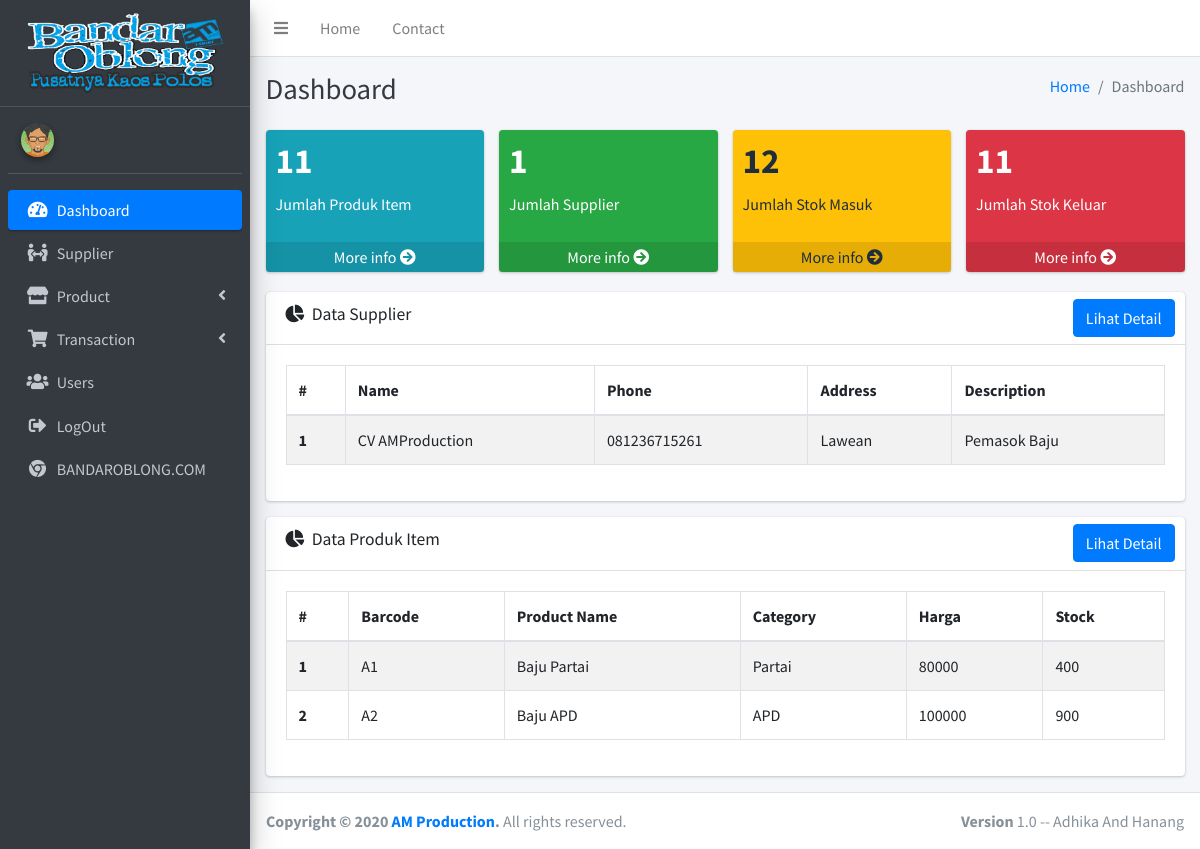
/index.php/dashboard, run on an earlier commit of the app's database.
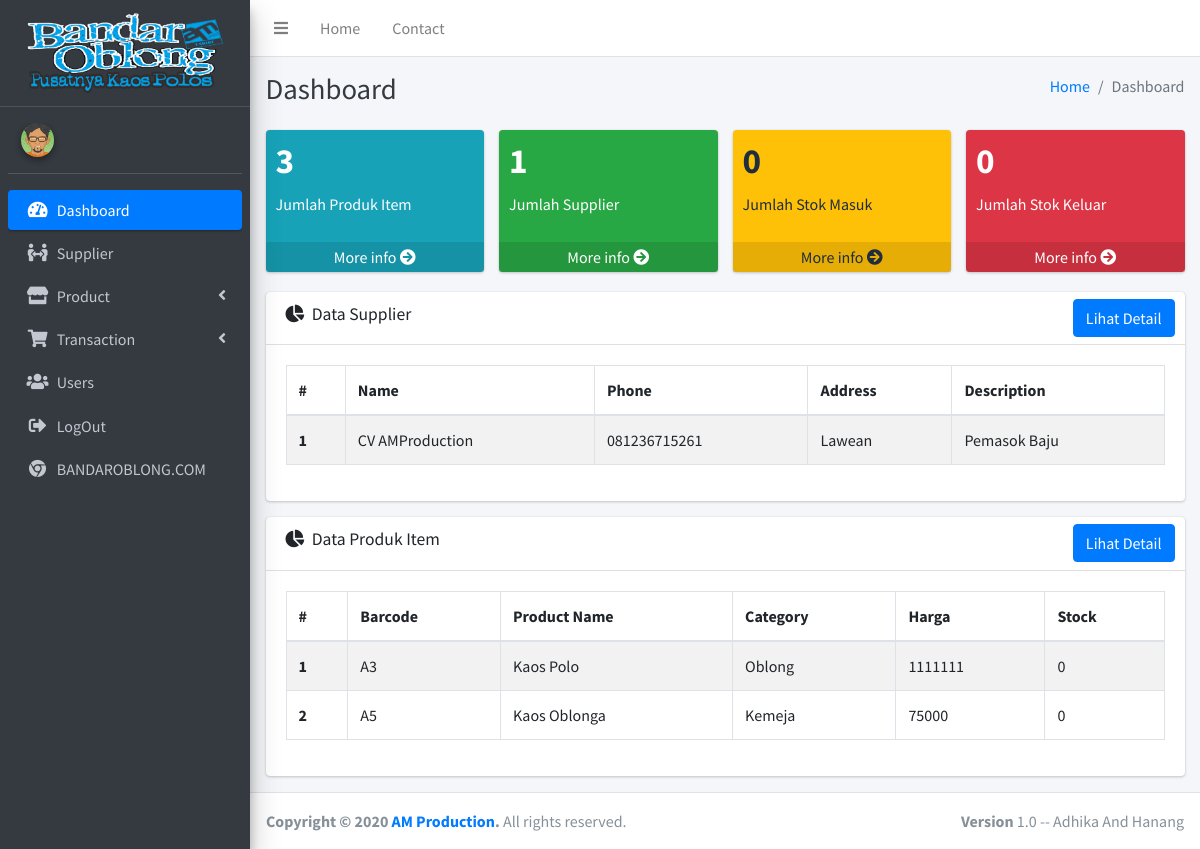
And on a later commit of the database.
### tables this page shows
CREATE TABLE IF NOT EXISTS `supplier` (
  `id_supplier` int(11) NOT NULL AUTO_INCREMENT,
  `name` varchar(128) NOT NULL,
  `phone` varchar(14) NOT NULL,
  `address` varchar(128) NOT NULL,
  `description` varchar(128) NOT NULL,
  `created` datetime NOT NULL DEFAULT CURRENT_TIMESTAMP,
  `updated` datetime DEFAULT NULL,
  PRIMARY KEY (`id_supplier`)
);

CREATE TABLE IF NOT EXISTS `p_item` (
  `id_item` int(11) NOT NULL AUTO_INCREMENT,
  `barcode` varchar(128) DEFAULT NULL,
  `name` varchar(128) DEFAULT NULL,
  `category` int(11) DEFAULT NULL,
  `color` int(11) DEFAULT NULL,
  `bahan` int(11) DEFAULT NULL,
  `size` varchar(10),
  `price` int(11),
  `stock` int(11) DEFAULT '0',
  `created` datetime DEFAULT CURRENT_TIMESTAMP,
  `updated` datetime DEFAULT NULL,
  PRIMARY KEY (`id_item`),
  UNIQUE KEY `barcode` (`barcode`),
  KEY `category` (`category`),
  KEY `color` (`color`),
  KEY `bahan` (`bahan`),
  CONSTRAINT `FK_p_item_p_bahan` FOREIGN KEY (`bahan`) REFERENCES `p_bahan` (`id_bahan`),
  CONSTRAINT `FK_p_item_p_color` FOREIGN KEY (`color`) REFERENCES `p_color` (`id_color`),
  CONSTRAINT `p_item_ibfk_1` FOREIGN KEY (`category`) REFERENCES `p_category` (`id_category`)
);

CREATE TABLE IF NOT EXISTS `p_category` (
  `id_category` int(11) NOT NULL AUTO_INCREMENT,
  `name` varchar(128) NOT NULL,
  `created` datetime NOT NULL DEFAULT CURRENT_TIMESTAMP,
  `updated` datetime DEFAULT NULL,
  PRIMARY KEY (`id_category`)
);

### application/libraries/Template.php (called while the page is built)
<?php
class Template
{
    var $template_data = array();
    function set($name, $value)
    {
        $this->template_data[$name] = $value;
    }
    function load($template = '', $view = '', $view_data = array(), $return = false)
    {
        $this->CI = &get_instance();
        $this->set('contents', $this->CI->load->view($view, $view_data, true));
        return $this->CI->load->view($template, $this->template_data, $return);
    }
}

### application/controllers/Dashboard.php (called while the page is built, shortened)
<?php
class Dashboard extends CI_Controller
{
    public function index()
    {
        $data['jmlItem'] = $this->item_m->jmlData();
        $data['jmlSupplier'] = $this->supplier_m->jmlData();
        $data['jmlStokIn'] = $this->stock_m->jmlDataIN();
        $data['jmlStokOut'] = $this->stock_m->jmlDataOUT();
        $data['rowSup'] = $this->supplier_m->getDashboard();
        $data['rowItem'] = $this->item_m->getDashboard();
        $this->template->load('templates/index', 'dashboard/index', $data);
    }
}

### index.php (called while the page is built, shortened)
<?php
require_once BASEPATH.'core/CodeIgniter.php';

### application/models/supplier_m.php (called while the page is built, shortened)
<?php
class supplier_m extends CI_Model
{
    public function getDashboard($id = null)
    {
        $this->db->from('supplier');
        $this->db->limit(4);
        $query = $this->db->get();
        return $query;
    }
}

### application/models/item_m.php (called while the page is built, shortened)
<?php
class item_m extends CI_Model
{
    public function getDashboard($id = null)
    {
        $this->db->select('p_item.*, p_category.name as category_name');
        $this->db->from('p_item');
        $this->db->join('p_category', 'p_category.id_category = p_item.category');
        $this->db->limit(2);
        $query = $this->db->get();
        return $query;
    }
}

### application/views/dashboard/index.php (the view, shortened to what the changed rows need)
<div class="content-header">
    <div class="container-fluid">
        <div class="row mb-2">
            <div class="col-sm-6">
                <h1 class="m-0 text-dark">Dashboard</h1>
            </div>
        </div>
    </div>
</div>
<section class="content">
    <div class="container-fluid">
        <div class="row">
            <div class="col-lg-3 col-6">
                <div class="small-box bg-info">
                    <div class="inner">
                        <h3><?= $jmlItem ?></h3>
                        <p>Jumlah Produk Item</p>
                    </div>
                </div>
            </div>
            <div class="col-lg-3 col-6">
                <div class="small-box bg-warning">
                    <div class="inner">
                        <h3><?= $jmlStokIn ?></h3>
                        <p>Jumlah Stok Masuk</p>
                    </div>
                </div>
            </div>
            <div class="col-lg-3 col-6">
                <div class="small-box bg-danger">
                    <div class="inner">
                        <h3><?= $jmlStokOut ?></h3>
                        <p>Jumlah Stok Keluar</p>
                    </div>
                </div>
            </div>
        </div>
        <div class="row">
            <section class="col-lg-12">
                <div class="card">
                    <div class="card-body">
                        <div class="tab-content p-0">
                            <table class="table table-hover table-bordered table-striped">
                                <thead>
                                    <tr>
                                        <th scope=" col">#</th>
                                        <th scope="col">Name</th>
                                        <th scope="col">Phone</th>
                                        <th scope="col">Address</th>
                                        <th scope="col">Description</th>
                                    </tr>
                                </thead>
                                <tbody>
                                    <?php $i = 1; ?>
                                    <?php foreach ($rowSup->result() as $s) : ?>
                                        <tr>
                                            <th><?= $i++; ?></th>
                                            <td><?= $s->name ?></td>
                                            <td><?= $s->phone ?></td>
                                            <td><?= $s->address ?></td>
                                            <td><?= $s->description ?></td>
                                        </tr>
                                    <?php endforeach; ?>
                                </tbody>
                            </table>
                        </div>
                    </div>
                </div>
                <div class="card">
                    <div class="card-body">
                        <div class="tab-content p-0">
                            <table class="table table-hover table-bordered table-striped">
                                <thead>
                                    <tr>
                                        <th scope="col">#</th>
                                        <th scope="col">Barcode</th>
                                        <th scope="col">Product Name</th>
                                        <th scope="col">Category</th>
                                        <th scope="col">Harga</th>
                                        <th scope="col">Stock</th>
                                    </tr>
                                </thead>
                                <tbody>
                                    <?php $j = 1; ?>
                                    <?php foreach ($rowItem->result() as $key => $i) : ?>
                                        <tr>
                                            <th scope="row"><?= $j++; ?></th>
                                            <td><?= $i->barcode ?></td>
                                            <td><?= $i->name ?></td>
                                            <td><?= $i->category_name ?></td>
                                            <td><?= $i->price ?></td>
                                            <td><?= $i->stock ?></td>
                                        </tr>
                                    <?php endforeach; ?>
                                </tbody>
                            </table>
                        </div>
                    </div>
                </div>
            </section>
</section>
</div>
</div>

What changed in the data, as far as the page shows it:
removed p_item: barcode "A1", name "Baju Partai", category.name "Partai", price "80000", stock "400"
removed p_item: barcode "A2", name "Baju APD", category.name "APD", price "100000", stock "900"
added p_item: barcode "A3", name "Kaos Polo", category.name "Oblong", price "1111111", stock "0"
added p_item: barcode "A5", name "Kaos Oblonga", category.name "Kemeja", price "75000", stock "0"
Also different on the page:
$jmlItem: "11" → "3"
$jmlStokIn: "12" → "0"
$jmlStokOut: "11" → "0"
